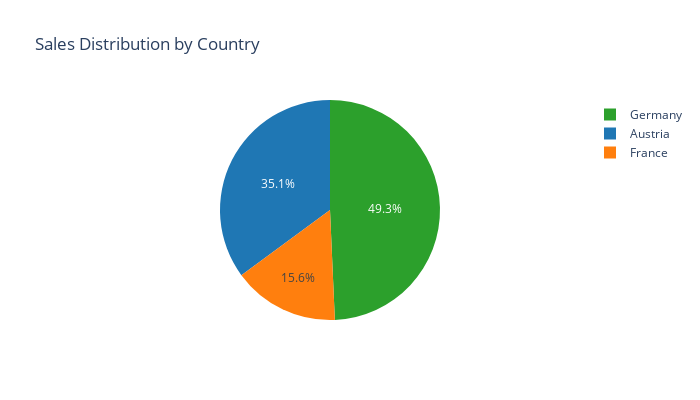

Write notebook code for a chart like this one.
### Markdown cell above
* We can say that nearly half of the instances of our data are for Germany ,this is a point to take in mind.

### Code cell
# Group by country and sum sales
country_sales = df.groupby('country')['sales'].sum().reset_index()
labels = country_sales['country'].tolist()
values = country_sales['sales'].tolist()
colors = ['#1f77b4', '#ff7f0e', '#2ca02c', '#d62728', '#9467bd', '#8c564b', '#e377c2', '#7f7f7f', '#bcbd22', '#17becf']
fig = go.Figure(data=[go.Pie(labels=labels, values=values, marker=dict(colors=colors))])
fig.update_layout(title='Sales Distribution by Country', height=400, width=700)
fig.show()

### Figure 1 — Plotly figure (JSON) as saved in the notebook; plotly's stock layout.template omitted (floating-point values rounded to 4 significant figures)
{"data": [{"labels": ["Austria", "France", "Germany"], "marker": {"colors": ["#1f77b4", "#ff7f0e", "#2ca02c", "#d62728", "#9467bd", "#8c564b", "#e377c2", "#7f7f7f", "#bcbd22", "#17becf"]}, "type": "pie", "values": [1992300, 886760, 2799120]}], "layout": {"height": 400, "title": {"text": "Sales Distribution by Country"}, "width": 700}}
